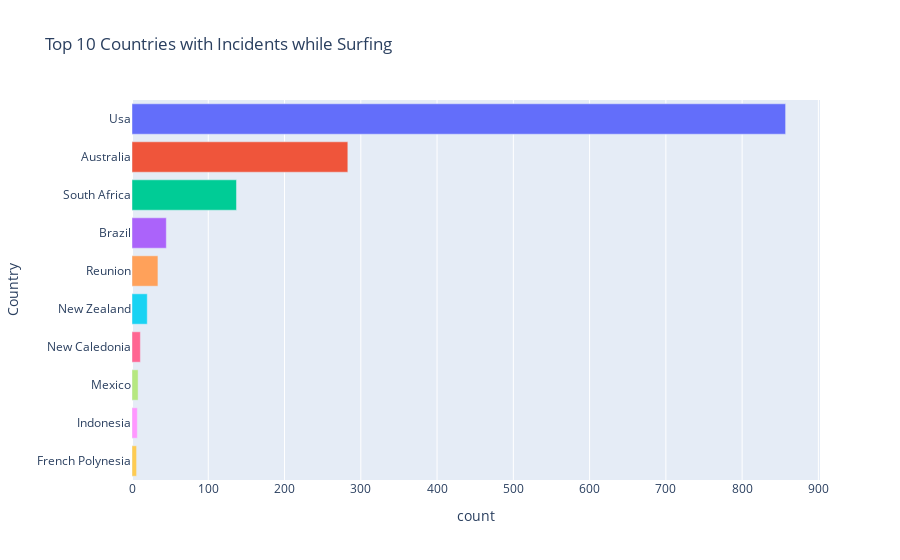

Write notebook code for a chart like this one.
### Code cell
top_n = 10
fig = px.bar(
    surfing_by_country.head(top_n),
    x='count', y='Country',
    orientation='h',
    title=f'Top {top_n} Countries with Incidents while Surfing',
    color='Country'
)
fig.update_layout(showlegend=False)
fig.show()

### Figure 1 — Plotly figure (JSON) as saved in the notebook; plotly's stock layout.template omitted (floating-point values rounded to 4 significant figures)
{"data": [{"alignmentgroup": "True", "hovertemplate": "Country=%{y}<br>count=%{x}<extra></extra>", "legendgroup": "Usa", "marker": {"color": "#636efa", "pattern": {"shape": ""}}, "name": "Usa", "offsetgroup": "Usa", "orientation": "h", "showlegend": true, "textposition": "auto", "type": "bar", "x": [857], "xaxis": "x", "y": ["Usa"], "yaxis": "y"}, {"alignmentgroup": "True", "hovertemplate": "Country=%{y}<br>count=%{x}<extra></extra>", "legendgroup": "Australia", "marker": {"color": "#EF553B", "pattern": {"shape": ""}}, "name": "Australia", "offsetgroup": "Australia", "orientation": "h", "showlegend": true, "textposition": "auto", "type": "bar", "x": [283], "xaxis": "x", "y": ["Australia"], "yaxis": "y"}, {"alignmentgroup": "True", "hovertemplate": "Country=%{y}<br>count=%{x}<extra></extra>", "legendgroup": "South Africa", "marker": {"color": "#00cc96", "pattern": {"shape": ""}}, "name": "South Africa", "offsetgroup": "South Africa", "orientation": "h", "showlegend": true, "textposition": "auto", "type": "bar", "x": [137], "xaxis": "x", "y": ["South Africa"], "yaxis": "y"}, {"alignmentgroup": "True", "hovertemplate": "Country=%{y}<br>count=%{x}<extra></extra>", "legendgroup": "Brazil", "marker": {"color": "#ab63fa", "pattern": {"shape": ""}}, "name": "Brazil", "offsetgroup": "Brazil", "orientation": "h", "showlegend": true, "textposition": "auto", "type": "bar", "x": [45], "xaxis": "x", "y": ["Brazil"], "yaxis": "y"}, {"alignmentgroup": "True", "hovertemplate": "Country=%{y}<br>count=%{x}<extra></extra>", "legendgroup": "Reunion", "marker": {"color": "#FFA15A", "pattern": {"shape": ""}}, "name": "Reunion", "offsetgroup": "Reunion", "orientation": "h", "showlegend": true, "textposition": "auto", "type": "bar", "x": [34], "xaxis": "x", "y": ["Reunion"], "yaxis": "y"}, {"alignmentgroup": "True", "hovertemplate": "Country=%{y}<br>count=%{x}<extra></extra>", "legendgroup": "New Zealand", "marker": {"color": "#19d3f3", "pattern": {"shape": ""}}, "name": "New Zealand", "offsetgroup": "New Zealand", "orientation": "h", "showlegend": true, "textposition": "auto", "type": "bar", "x": [20], "xaxis": "x", "y": ["New Zealand"], "yaxis": "y"}, {"alignmentgroup": "True", "hovertemplate": "Country=%{y}<br>count=%{x}<extra></extra>", "legendgroup": "New Caledonia", "marker": {"color": "#FF6692", "pattern": {"shape": ""}}, "name": "New Caledonia", "offsetgroup": "New Caledonia", "orientation": "h", "showlegend": true, "textposition": "auto", "type": "bar", "x": [11], "xaxis": "x", "y": ["New Caledonia"], "yaxis": "y"}, {"alignmentgroup": "True", "hovertemplate": "Country=%{y}<br>count=%{x}<extra></extra>", "legendgroup": "Mexico", "marker": {"color": "#B6E880", "pattern": {"shape": ""}}, "name": "Mexico", "offsetgroup": "Mexico", "orientation": "h", "showlegend": true, "textposition": "auto", "type": "bar", "x": [8], "xaxis": "x", "y": ["Mexico"], "yaxis": "y"}, {"alignmentgroup": "True", "hovertemplate": "Country=%{y}<br>count=%{x}<extra></extra>", "legendgroup": "Indonesia", "marker": {"color": "#FF97FF", "pattern": {"shape": ""}}, "name": "Indonesia", "offsetgroup": "Indonesia", "orientation": "h", "showlegend": true, "textposition": "auto", "type": "bar", "x": [7], "xaxis": "x", "y": ["Indonesia"], "yaxis": "y"}, {"alignmentgroup": "True", "hovertemplate": "Country=%{y}<br>count=%{x}<extra></extra>", "legendgroup": "French Polynesia", "marker": {"color": "#FECB52", "pattern": {"shape": ""}}, "name": "French Polynesia", "offsetgroup": "French Polynesia", "orientation": "h", "showlegend": true, "textposition": "auto", "type": "bar", "x": [6], "xaxis": "x", "y": ["French Polynesia"], "yaxis": "y"}], "layout": {"barmode": "relative", "legend": {"title": {"text": "Country"}, "tracegroupgap": 0}, "showlegend": false, "title": {"text": "Top 10 Countries with Incidents while Surfing"}, "xaxis": {"anchor": "y", "domain": [0, 1], "title": {"text": "count"}}, "yaxis": {"anchor": "x", "categoryarray": ["French Polynesia", "Indonesia", "Mexico", "New Caledonia", "New Zealand", "Reunion", "Brazil", "South Africa", "Australia", "Usa"], "categoryorder": "array", "domain": [0, 1], "title": {"text": "Country"}}}}
